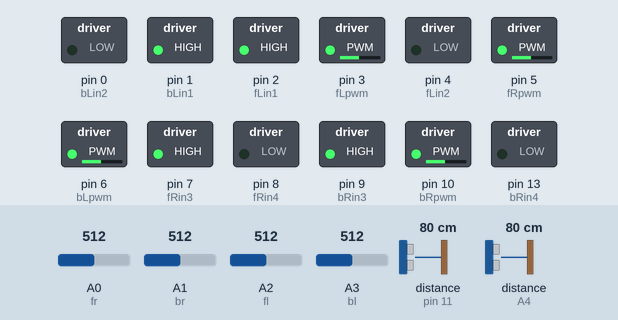
Bench run of a sketch on a simulated Arduino Uno, built with avr-gcc and run on an emulated ATmega328P. Parts: switched loads named in the sketch (green lamp = pin HIGH). Wiring (inferred from the names in the program): 2 × ultrasonic range finder: trigger pin 12, echo pin 11 / trigger A5, echo A4. Dashed ring = blinking. The test bench sets the inputs (shaded band); at power-on: distance to the obstacle (sensors on pin 11, A4) 80 cm, A0 (fr) = 512, A1 (br) = 512, A2 (fl) = 512, A3 (bl) = 512. The echo pulse lasts 58.3 µs per cm; pins used as bus, display or sensor lines are not drawn.

Above: at 0.89 s.
1.4 s: distance to the obstacle (sensor on pin 11) set to 63 cm
4.5 s: distance to the obstacle (sensor on pin 11) set to 56 cm
At 5.5 s:
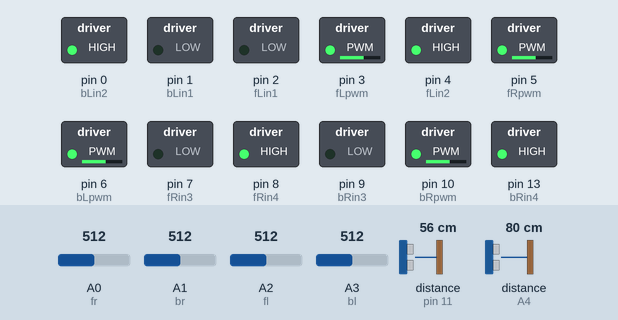
6.2 s: distance to the obstacle (sensor on A4) set to 66 cm
7.7 s: distance to the obstacle (sensor on A4) set to 58 cm
At 8.2 s:
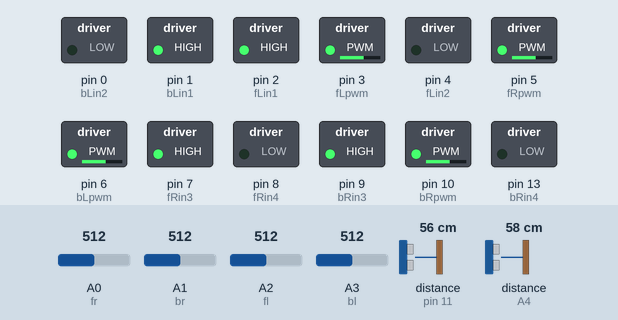
9.2 s: A0 (fr) set to 593
10.7 s: A0 (fr) set to 613
At 11.6 s:
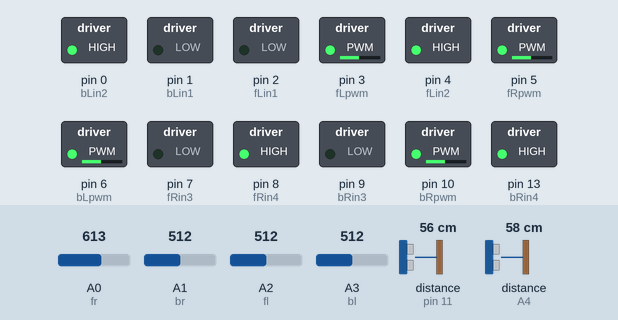
Timing chart, 0 to 13.2 s (numbered marks = the images above; inputs shaded):
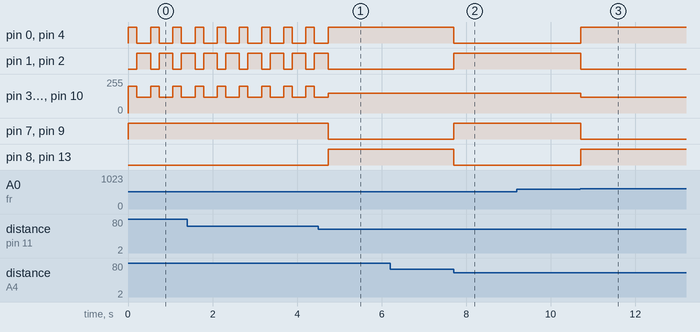

The sketch:

sumo-robot.ino
```cpp
//for front motor
const int fLin1=2;
const int fLin2=4;
const int fLpwm=3;

const int fRin3=7;
const int fRin4=8;
const int fRpwm=5;
//for back motor
const int bLin1=1;
const int bLin2=0;
const int bLpwm=6;

const int bRin3=9;
const int bRin4=13;
const int bRpwm=10;

const int ftrigPin=A5;
const int fechoPin=A4;
const int btrigPin=12;
const int bechoPin=11;

const int br=A1;
const int fr=A0;
const int bl=A3;
const int fl=A2;

float Fdistance=0;
float Bdistance=0;
float Fduration=0;
float Bduration=0;
int timer=0;
boolean dirn=true;

void setup()
{
  pinMode(fRin3,OUTPUT);
  pinMode(fRin4,OUTPUT);
  pinMode(fRpwm,OUTPUT);

  pinMode(bRin3,OUTPUT);
  pinMode(bRin4,OUTPUT);
  pinMode(bRpwm,OUTPUT);

  pinMode(fLin1,OUTPUT);
  pinMode(fLin2,OUTPUT);
  pinMode(fLpwm,OUTPUT);

  pinMode(bLin1,OUTPUT);
  pinMode(bLin2,OUTPUT);
  pinMode(bLpwm,OUTPUT);

  pinMode(ftrigPin, OUTPUT);
  pinMode(fechoPin, INPUT);
  pinMode(btrigPin, OUTPUT);
  pinMode(bechoPin, INPUT);

  pinMode(fl, INPUT);
  pinMode(fr, INPUT);
  pinMode(bl, INPUT);
  pinMode(br, INPUT);
 }
void loop()
{

  int flsens=analogRead(fl);
  int frsens=analogRead(fr);
  int blsens=analogRead(bl);
  int brsens=analogRead(br);

//front ultrasonic

 digitalWrite(ftrigPin,LOW);
 delayMicroseconds(2);
 digitalWrite(ftrigPin,HIGH);
 delayMicroseconds(10);
 digitalWrite(ftrigPin,LOW);
 Fduration=pulseIn(fechoPin,HIGH);
 Fdistance= Fduration*0.034/2;

// back_ultrasonic

 digitalWrite(btrigPin,LOW);
 delayMicroseconds(2);
 digitalWrite(btrigPin,HIGH);
 delayMicroseconds(10);
 digitalWrite(btrigPin,LOW);
 Bduration=pulseIn(bechoPin,HIGH);
 Bdistance= Bduration*0.034/2;

 if(flsens<=600 && blsens<=600 && frsens<=600 && brsens<=600)
{
 if (Fdistance<=60 && Fdistance>=20)
    {
    forward(150);

    }
    else if(Fdistance<20)
    {
     forward(255);
      dirn=!dirn;
    }
    else if(Bdistance<=60 && Bdistance>=20)
    {
     backward(150);

    }
    else if (Bdistance<20)
    {

    backward(255);
     dirn=!dirn;

    }
  else
        {
         rotate(200,dirn);
         delay(200);
         forward(120);
         delay(300);
         while(timer<30)
         {
          irCheck();
          if(flsens<600 && blsens<600 && frsens<600 && brsens<600)
         {
          forward(120);
          timer++;

         }
         else
         {
          break;
         }
         }
         timer=0;
         }


        }


else if((flsens>600 || frsens>600) && (blsens<600 || brsens<600))
  {
    backward(120);
   delay(800);
   dirn=!dirn;
  }
  else if((flsens<600 || frsens<600) && (blsens>600 || brsens>600))
  {
  forward(120);
delay(800);
dirn=!dirn;
  }

  else
  {
    rotate(255,dirn);
   delay(300);

  }
  }

void irCheck()
{
  int flsens=analogRead(fl);
  int frsens=analogRead(fr);
  int blsens=analogRead(bl);
  int brsens=analogRead(br);
}
void rotate(int rate,boolean dirn){
  if(dirn == true ){
    // rotate clockwise
digitalWrite(fRin3,HIGH);
  digitalWrite(fRin4,LOW);
  analogWrite(fRpwm,rate);

  digitalWrite(bRin3,HIGH);
  digitalWrite(bRin4,LOW);
  analogWrite(bRpwm,rate);

  digitalWrite(fLin1,LOW);
  digitalWrite(fLin2,HIGH);
  analogWrite(fLpwm,rate);

  digitalWrite(bLin1,LOW);
  digitalWrite(bLin2,HIGH);
  analogWrite(bLpwm,rate);
  }
  else if (dirn == false ){
    // rotate anti clockwise
 digitalWrite(fRin3,LOW);
  digitalWrite(fRin4,HIGH);
  analogWrite(fRpwm,rate);

  digitalWrite(bRin3,LOW);
  digitalWrite(bRin4,HIGH);
  analogWrite(bRpwm,rate);

  digitalWrite(fLin1,HIGH);
  digitalWrite(fLin2,LOW);
  analogWrite(fLpwm,rate);

  digitalWrite(bLin1,HIGH);
  digitalWrite(bLin2,LOW);
  analogWrite(bLpwm,rate);
  }
  }

 void forward(int rate){

  digitalWrite(fRin3,HIGH);
  digitalWrite(fRin4,LOW);
  analogWrite(fRpwm,rate);


  digitalWrite(bRin3,HIGH);
  digitalWrite(bRin4,LOW);
  analogWrite(bRpwm,rate);

  digitalWrite(fLin1,HIGH);
  digitalWrite(fLin2,LOW);
  analogWrite(fLpwm,rate);

  digitalWrite(bLin1,HIGH);
  digitalWrite(bLin2,LOW);
  analogWrite(bLpwm,rate);
  }
void backward(int rate){
  digitalWrite(fRin3,LOW);
  digitalWrite(fRin4,HIGH);
  analogWrite(fRpwm,rate);

  digitalWrite(bRin3,LOW);
  digitalWrite(bRin4,HIGH);
  analogWrite(bRpwm,rate);

  digitalWrite(fLin1,LOW);
  digitalWrite(fLin2,HIGH);
  analogWrite(fLpwm,rate);

  digitalWrite(bLin1,LOW);
  digitalWrite(bLin2,HIGH);
  analogWrite(bLpwm,rate);
  }
```

Measured:
- the behaviour switches between 61 and 60 cm on distance to the obstacle (sensor on pin 11) (found by bisection; images 0 and 1)
- the behaviour switches between 61 and 60 cm on distance to the obstacle (sensor on A4) (found by bisection; images 1 and 2)
- the behaviour switches between 600 and 601 on A0 (fr) (found by bisection; images 2 and 3)
- after the input at 4.5 s, pin 0 (bLin2), pin 4 (fLin2): goes on until 4.7 s, then stays HIGH; pin 1 (bLin1), pin 2 (fLin1): goes on until 4.7 s, then stays LOW; pin 7 (fRin3), pin 9 (bRin3): HIGH → LOW after 0.23 s; pin 8 (fRin4), pin 13 (bRin4): LOW → HIGH after 0.23 s
- after the input at 6.2 s, every drawn part: stays the same
- after the input at 7.7 s, pin 0 (bLin2), pin 4 (fLin2), pin 8 (fRin4), pin 13 (bRin4): HIGH → LOW at once; pin 1 (bLin1), pin 2 (fLin1), pin 7 (fRin3), pin 9 (bRin3): LOW → HIGH at once
- after the input at 9.2 s, every drawn part: stays the same
- after the input at 10.7 s, pin 0 (bLin2), pin 4 (fLin2), pin 8 (fRin4), pin 13 (bRin4): LOW → HIGH at once; pin 1 (bLin1), pin 2 (fLin1), pin 7 (fRin3), pin 9 (bRin3): HIGH → LOW at once; pin 3 (fLpwm), pin 5 (fRpwm), pin 6 (bLpwm), pin 10 (bRpwm): 150/255 → 120/255 at once
- by itself, pin 0 (bLin2), pin 4 (fLin2): alternates HIGH for 0.20 s and LOW for 0.32 s
- by itself, pin 1 (bLin1), pin 2 (fLin1): alternates HIGH for 0.32 s and LOW for 0.20 s
